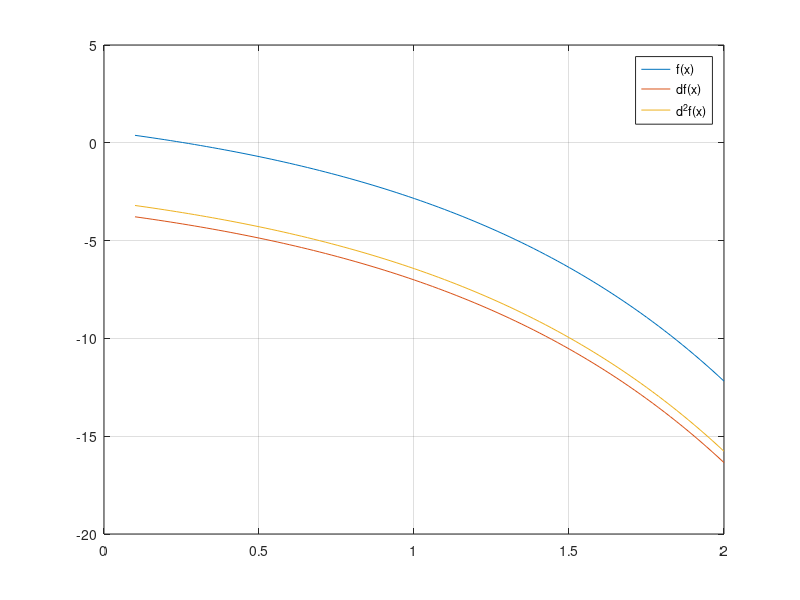

Here is the MATLAB script that generated this plot: (Note: this script raises an error after producing the figure.)
% Ricerca degli zeri

tvect = linspace( 0.1, 2 );
f = @(x) 5 - 2 * exp(x) - ( exp(x)-1 )/x;
d1f = @(x) (exp(x) - 1)/x.^2 - exp(x)/x - 2*exp(x);
plot( tvect, f(tvect), tvect, d1f(tvect) );
grid on;
legend( 'f(x)', 'g(x)' );

%% Il metodo di Newton

% Descrizione:
% x^(k+1) = x^(k) - f(x^k)/qk, qk := f'(x^k), x^k := x al k-esimo passo

d2f = @(x) (2*exp(x))/x.^2 - exp(x)/x - 2*exp(x) - (2*(exp(x) - 1))/x.^3;
hold on;
plot( tvect, d2f(tvect) );
legend( 'f(x)', 'df(x)', 'd^2f(x)' );

% f è C2 in I => f ha convergenza di ordine 2

%% Implementazione del metodo di Newton
toll = 1e-6; x0 = 2; nmax = 1e3;

[xvect, it] = newton( x0, nmax, toll, f, d1f, 1 );

it